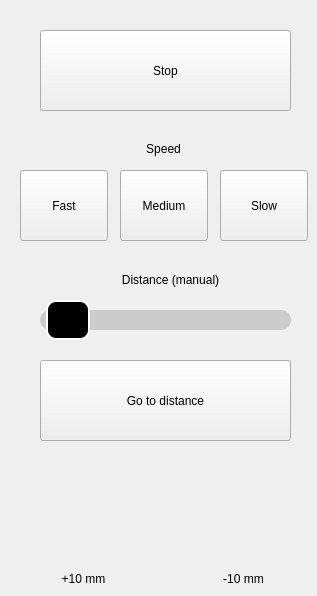
           <widget class="QWidget" name="ForkliftPage">
            <widget class="QPushButton" name="LiftUp">
             <property name="geometry">
              <rect>
               <x>30</x>
               <y>480</y>
               <width>101</width>
               <height>91</height>
              </rect>
             </property>
             <property name="sizePolicy">
              <sizepolicy hsizetype="Minimum" vsizetype="Maximum">
               <horstretch>0</horstretch>
               <verstretch>0</verstretch>
              </sizepolicy>
             </property>
             <property name="styleSheet">
              <string notr="true">background-color: transparent;
border: none;</string>
             </property>
             <property name="text">
              <string/>
             </property>
             <property name="icon">
              <iconset>
               <normaloff>controlArrows/lift.svg</normaloff>controlArrows/lift.svg</iconset>
             </property>
             <property name="iconSize">
              <size>
               <width>80</width>
               <height>80</height>
              </size>
             </property>
             <property name="checkable">
              <bool>false</bool>
             </property>
             <attribute name="buttonGroup">
              <string notr="true">buttonGroup_2</string>
             </attribute>
            </widget>
            <widget class="QPushButton" name="LowerDown">
             <property name="geometry">
              <rect>
               <x>190</x>
               <y>480</y>
               <width>101</width>
               <height>91</height>
              </rect>
             </property>
             <property name="sizePolicy">
              <sizepolicy hsizetype="Minimum" vsizetype="Maximum">
               <horstretch>0</horstretch>
               <verstretch>0</verstretch>
              </sizepolicy>
             </property>
             <property name="styleSheet">
              <string notr="true">background-color: transparent;
border: none;</string>
             </property>
             <property name="text">
              <string/>
             </property>
             <property name="icon">
              <iconset>
               <normaloff>controlArrows/lower.svg</normaloff>controlArrows/lower.svg</iconset>
             </property>
             <property name="iconSize">
              <size>
               <width>80</width>
               <height>80</height>
              </size>
             </property>
             <property name="checkable">
              <bool>false</bool>
             </property>
             <attribute name="buttonGroup">
              <string notr="true">buttonGroup_2</string>
             </attribute>
            </widget>
            <widget class="QSlider" name="SliderLift">
             <property name="geometry">
              <rect>
               <x>40</x>
               <y>300</y>
               <width>251</width>
               <height>41</height>
              </rect>
             </property>
             <property name="styleSheet">
              <string notr="true">QSlider::groove:horizontal {
    height: 20px;
    background: #ccc;
    border-radius: 10px;
}
QSlider::handle:horizontal {
    background: #000000;
    border: 2px solid white;
    width: 40px;
    margin: -10px 0; /* center handle */
    border-radius: 10px;
}</string>
             </property>
             <property name="minimum">
              <number>80</number>
             </property>
             <property name="maximum">
              <number>1500</number>
             </property>
             <property name="singleStep">
              <number>10</number>
             </property>
             <property name="value">
              <number>123</number>
             </property>
             <property name="sliderPosition">
              <number>123</number>
             </property>
             <property name="orientation">
              <enum>Qt::Orientation::Horizontal</enum>
             </property>
             <property name="invertedAppearance">
              <bool>false</bool>
             </property>
             <property name="invertedControls">
              <bool>false</bool>
             </property>
            </widget>
            <widget class="QPushButton" name="FastForktLiftButton">
             <property name="geometry">
              <rect>
               <x>20</x>
               <y>170</y>
               <width>88</width>
               <height>71</height>
              </rect>
             </property>
             <property name="text">
              <string>Fast</string>
             </property>
             <property name="checkable">
              <bool>true</bool>
             </property>
             <attribute name="buttonGroup">
              <string notr="true">buttonGroup</string>
             </attribute>
            </widget>
            <widget class="QPushButton" name="SlowLiftButton">
             <property name="geometry">
              <rect>
               <x>220</x>
               <y>170</y>
               <width>88</width>
               <height>71</height>
              </rect>
             </property>
             <property name="text">
              <string>Slow</string>
             </property>
             <property name="checkable">
              <bool>true</bool>
             </property>
             <attribute name="buttonGroup">
              <string notr="true">buttonGroup</string>
             </attribute>
            </widget>
            <widget class="QPushButton" name="StopForkliftButton">
             <property name="geometry">
              <rect>
               <x>40</x>
               <y>30</y>
               <width>251</width>
               <height>81</height>
              </rect>
             </property>
             <property name="text">
              <string>Stop</string>
             </property>
             <property name="checkable">
              <bool>false</bool>
             </property>
            </widget>
            <widget class="QLabel" name="label_4">
             <property name="geometry">
              <rect>
               <x>130</x>
               <y>140</y>
               <width>67</width>
               <height>17</height>
              </rect>
             </property>
             <property name="text">
              <string>Speed</string>
             </property>
             <property name="alignment">
              <set>Qt::AlignmentFlag::AlignCenter</set>
             </property>
            </widget>
            <widget class="QPushButton" name="SendForkliftCommand">
             <property name="geometry">
              <rect>
               <x>40</x>
               <y>360</y>
               <width>251</width>
               <height>81</height>
              </rect>
             </property>
             <property name="text">
              <string>Go to distance</string>
             </property>
             <property name="checkable">
              <bool>false</bool>
             </property>
            </widget>
            <widget class="QPushButton" name="MediumLiftButton">
             <property name="geometry">
              <rect>
               <x>120</x>
               <y>170</y>
               <width>88</width>
               <height>71</height>
              </rect>
             </property>
             <property name="text">
              <string>Medium</string>
             </property>
             <property name="checkable">
              <bool>true</bool>
             </property>
             <attribute name="buttonGroup">
              <string notr="true">buttonGroup</string>
             </attribute>
            </widget>
            <widget class="QLabel" name="label_7">
             <property name="geometry">
              <rect>
               <x>100</x>
               <y>270</y>
               <width>141</width>
               <height>20</height>
              </rect>
             </property>
             <property name="text">
              <string>Distance (manual)</string>
             </property>
             <property name="alignment">
              <set>Qt::AlignmentFlag::AlignCenter</set>
             </property>
            </widget>
            <widget class="QLabel" name="label_2">
             <property name="geometry">
              <rect>
               <x>50</x>
               <y>570</y>
               <width>67</width>
               <height>17</height>
              </rect>
             </property>
             <property name="text">
              <string>+10 mm</string>
             </property>
             <property name="alignment">
              <set>Qt::AlignmentFlag::AlignCenter</set>
             </property>
            </widget>
            <widget class="QLabel" name="label_9">
             <property name="geometry">
              <rect>
               <x>210</x>
               <y>570</y>
               <width>67</width>
               <height>17</height>
              </rect>
             </property>
             <property name="text">
              <string>-10 mm</string>
             </property>
             <property name="alignment">
              <set>Qt::AlignmentFlag::AlignCenter</set>
             </property>
            </widget>
           </widget>
